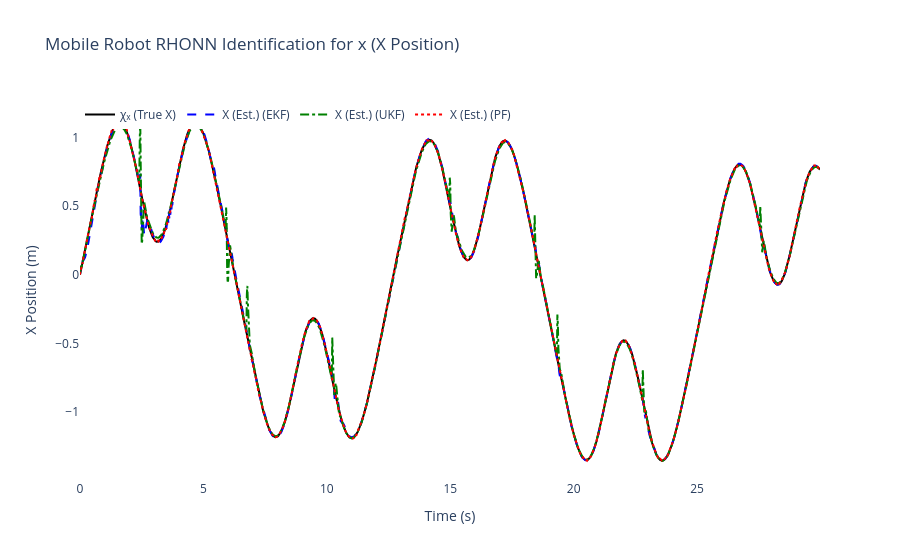
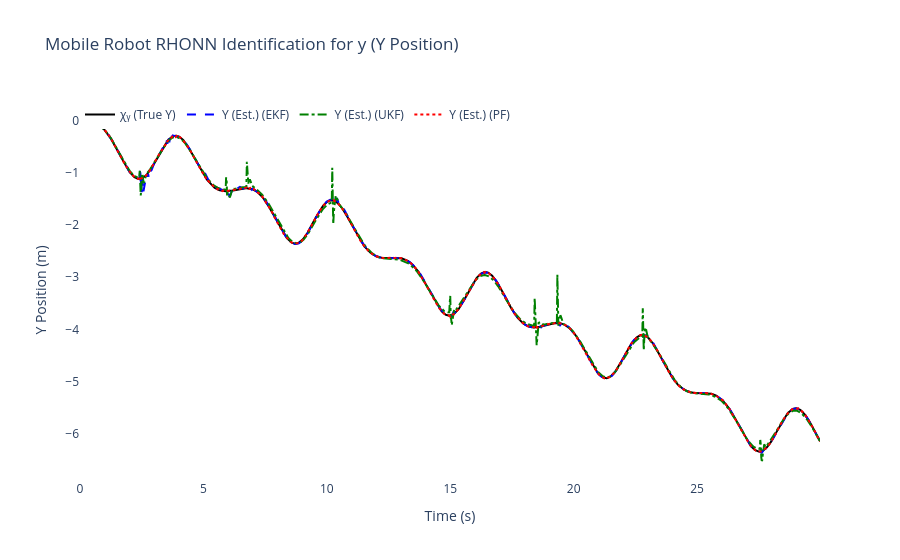
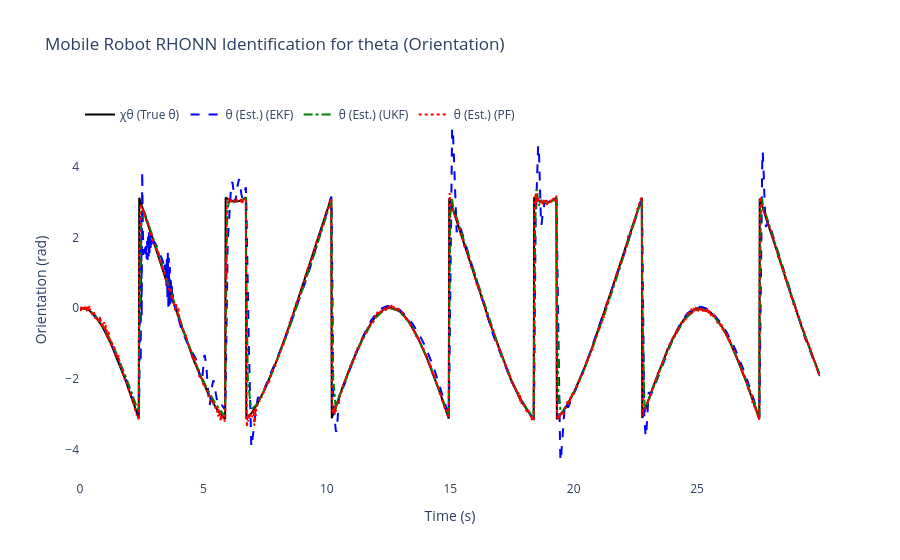
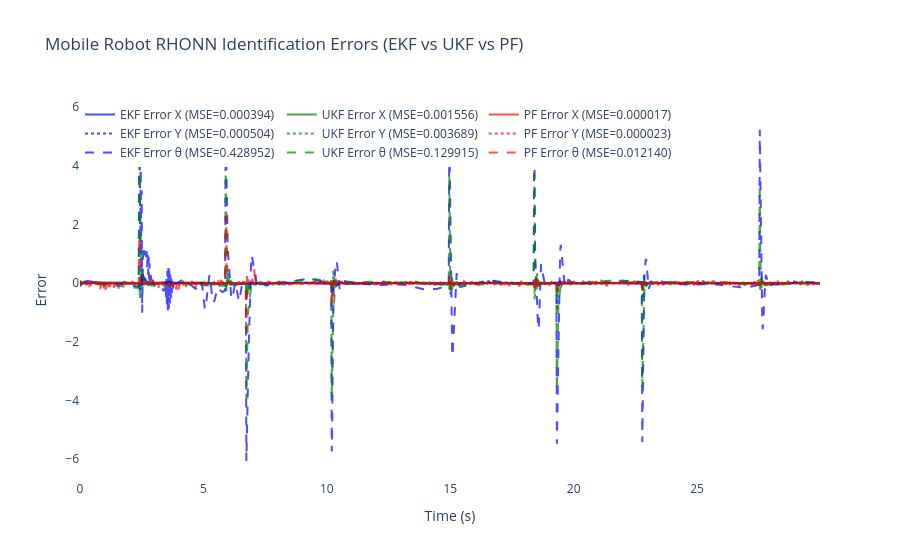

These figures' notebook cell, in order:
### Code cell
# ============================================================
    # 6) Results & plots for Differential Drive Mobile Robot
# ============================================================
mse_x_ekf = np.mean((x_true[:, 0] - x_hat_ekf[:, 0])**2)     # x position
mse_y_ekf = np.mean((x_true[:, 1] - x_hat_ekf[:, 1])**2)     # y position  
mse_theta_ekf = np.mean((x_true[:, 2] - x_hat_ekf[:, 2])**2) # orientation

mse_x_ukf = np.mean((x_true[:, 0] - x_hat_ukf[:, 0])**2)     # x position
mse_y_ukf = np.mean((x_true[:, 1] - x_hat_ukf[:, 1])**2)     # y position
mse_theta_ukf = np.mean((x_true[:, 2] - x_hat_ukf[:, 2])**2) # orientation

mse_x_pf = np.mean((x_true[:, 0] - x_hat_pf[:, 0])**2)       # x position
mse_y_pf = np.mean((x_true[:, 1] - x_hat_pf[:, 1])**2)       # y position  
mse_theta_pf = np.mean((x_true[:, 2] - x_hat_pf[:, 2])**2)   # orientation

print(f"\nFinal EKF-RHONN Weights:")
for i in range(3):
    state_names = ['x', 'y', 'theta']
    print(f"  Neuron {i+1} ({state_names[i]}): {ekf_trainer.weights[i]}")

print(f"\nFinal UKF-RHONN Weights:")
for i in range(3):
    state_names = ['x', 'y', 'theta']
    print(f"  Neuron {i+1} ({state_names[i]}): {ukf_trainer.weights[i]}")

print(f"\nFinal PF-RHONN Weight Estimates:")
pf_estimates = pf_trainer.get_estimate()
for i in range(3):
    state_names = ['x', 'y', 'theta']
    print(f"  Neuron {i+1} ({state_names[i]}): {pf_estimates[i]}")

print("\n--- Performance Comparison (MSE) for Differential Drive Mobile Robot ---")
print(f"EKF MSE x position:     {mse_x_ekf:.6f}")
print(f"EKF MSE y position:     {mse_y_ekf:.6f}")
print(f"EKF MSE theta (orient): {mse_theta_ekf:.6f}")
print(f"UKF MSE x position:     {mse_x_ukf:.6f}")
print(f"UKF MSE y position:     {mse_y_ukf:.6f}")
print(f"UKF MSE theta (orient): {mse_theta_ukf:.6f}")
print(f"PF  MSE x position:     {mse_x_pf:.6f}")
print(f"PF  MSE y position:     {mse_y_pf:.6f}")
print(f"PF  MSE theta (orient): {mse_theta_pf:.6f}")

states_info = [
    {'idx': 0, 'var': 'x', 'desc': 'X Position', 'y_label': 'X Position (m)',
     'chi': 'χₓ (True X)', 'x': 'X (Est.)'},
    {'idx': 1, 'var': 'y', 'desc': 'Y Position', 'y_label': 'Y Position (m)',
     'chi': 'χᵧ (True Y)', 'x': 'Y (Est.)'},
    {'idx': 2, 'var': 'theta', 'desc': 'Orientation', 'y_label': 'Orientation (rad)',
     'chi': 'χθ (True θ)', 'x': 'θ (Est.)'}
]

for state_info in states_info:
    i = state_info['idx']
    trace_plant = go.Scatter(x=t_history, y=x_true[:, i], mode='lines',
                            name=state_info['chi'], line=dict(color='black', width=2))
    trace_ekf = go.Scatter(x=t_history, y=x_hat_ekf[:, i], mode='lines',
                        name=f"{state_info['x']} (EKF)", line=dict(dash='dash', color='blue'))
    trace_ukf = go.Scatter(x=t_history, y=x_hat_ukf[:, i], mode='lines',
                        name=f"{state_info['x']} (UKF)", line=dict(dash='dashdot', color='green'))
    trace_pf = go.Scatter(x=t_history, y=x_hat_pf[:, i], mode='lines',
                        name=f"{state_info['x']} (PF)", line=dict(dash='dot', color='red'))

    fig = go.Figure([trace_plant, trace_ekf, trace_ukf, trace_pf])
    fig.update_layout(
        title=f'Mobile Robot RHONN Identification for {state_info["var"]} ({state_info["desc"]})',
        xaxis_title='Time (s)',
        yaxis_title=state_info['y_label'],
        legend=dict(x=0, y=1, orientation='h'),
        font=dict(size=12),
        plot_bgcolor='white',
        paper_bgcolor='white'
    )
    fig.show()

# Errors for all three states
error_x_ekf = x_true[:, 0] - x_hat_ekf[:, 0]
error_y_ekf = x_true[:, 1] - x_hat_ekf[:, 1]
error_theta_ekf = x_true[:, 2] - x_hat_ekf[:, 2]

error_x_ukf = x_true[:, 0] - x_hat_ukf[:, 0]
error_y_ukf = x_true[:, 1] - x_hat_ukf[:, 1]
error_theta_ukf = x_true[:, 2] - x_hat_ukf[:, 2]

error_x_pf = x_true[:, 0] - x_hat_pf[:, 0]
error_y_pf = x_true[:, 1] - x_hat_pf[:, 1]
error_theta_pf = x_true[:, 2] - x_hat_pf[:, 2]

fig2 = go.Figure()
fig2.add_trace(go.Scatter(x=t_history, y=error_x_ekf, mode='lines',
                        name=f'EKF Error X (MSE={mse_x_ekf:.6f})', opacity=0.7, line=dict(color='blue')))
fig2.add_trace(go.Scatter(x=t_history, y=error_x_ukf, mode='lines',
                        name=f'UKF Error X (MSE={mse_x_ukf:.6f})', opacity=0.7, line=dict(color='green')))
fig2.add_trace(go.Scatter(x=t_history, y=error_x_pf, mode='lines',
                        name=f'PF Error X (MSE={mse_x_pf:.6f})', opacity=0.7, line=dict(color='red')))
fig2.add_trace(go.Scatter(x=t_history, y=error_y_ekf, mode='lines',
                        name=f'EKF Error Y (MSE={mse_y_ekf:.6f})', opacity=0.7, line=dict(color='blue', dash='dot')))
fig2.add_trace(go.Scatter(x=t_history, y=error_y_ukf, mode='lines',
                        name=f'UKF Error Y (MSE={mse_y_ukf:.6f})', opacity=0.7, line=dict(color='green', dash='dot')))
fig2.add_trace(go.Scatter(x=t_history, y=error_y_pf, mode='lines',
                        name=f'PF Error Y (MSE={mse_y_pf:.6f})', opacity=0.7, line=dict(color='red', dash='dot')))
fig2.add_trace(go.Scatter(x=t_history, y=error_theta_ekf, mode='lines',
                        name=f'EKF Error θ (MSE={mse_theta_ekf:.6f})', opacity=0.7, line=dict(color='blue', dash='dash')))
fig2.add_trace(go.Scatter(x=t_history, y=error_theta_ukf, mode='lines',
                        name=f'UKF Error θ (MSE={mse_theta_ukf:.6f})', opacity=0.7, line=dict(color='green', dash='dash')))
fig2.add_trace(go.Scatter(x=t_history, y=error_theta_pf, mode='lines',
                        name=f'PF Error θ (MSE={mse_theta_pf:.6f})', opacity=0.7, line=dict(color='red', dash='dash')))
fig2.update_layout(
    title='Mobile Robot RHONN Identification Errors (EKF vs UKF vs PF)',
    xaxis_title='Time (s)',
    yaxis_title='Error',
    legend=dict(x=0, y=1, orientation='h'),
    font=dict(size=12),
    plot_bgcolor='white',
    paper_bgcolor='white'
)
fig2.show()

# 2D Trajectory plot (X-Y plane for mobile robot)
fig_trajectory = go.Figure()
fig_trajectory.add_trace(go.Scatter(x=x_true[:, 0], y=x_true[:, 1], mode='lines',
                              name='True Robot Trajectory',
                              line=dict(color='black', width=3)))
fig_trajectory.add_trace(go.Scatter(x=x_hat_ekf[:, 0], y=x_hat_ekf[:, 1], mode='lines',
                              name='EKF Estimation',
                              line=dict(color='blue', width=2, dash='dash')))
fig_trajectory.add_trace(go.Scatter(x=x_hat_ukf[:, 0], y=x_hat_ukf[:, 1], mode='lines',
                              name='UKF Estimation',
                              line=dict(color='green', width=2, dash='dashdot')))
fig_trajectory.add_trace(go.Scatter(x=x_hat_pf[:, 0], y=x_hat_pf[:, 1], mode='lines',
                              name='PF Estimation',
                              line=dict(color='red', width=2, dash='dot')))
# Add start and end markers
fig_trajectory.add_trace(go.Scatter(x=[x_true[0, 0]], y=[x_true[0, 1]], mode='markers',
                              name='Start', marker=dict(color='green', size=10, symbol='star')))
fig_trajectory.add_trace(go.Scatter(x=[x_true[-1, 0]], y=[x_true[-1, 1]], mode='markers',
                              name='End', marker=dict(color='red', size=10, symbol='square')))
fig_trajectory.update_layout(
    title='Mobile Robot Trajectory - 2D Path Comparison (EKF vs UKF vs PF)',
    xaxis_title='X Position (m)',
    yaxis_title='Y Position (m)',
    font=dict(size=12),
    plot_bgcolor='white',
    paper_bgcolor='white',
    showlegend=True
)
fig_trajectory.show()

# Determine which filter has the lowest total MSE (sum of x, y, theta)
mse_total_ekf = mse_x_ekf + mse_y_ekf + mse_theta_ekf
mse_total_ukf = mse_x_ukf + mse_y_ukf + mse_theta_ukf
mse_total_pf = mse_x_pf + mse_y_pf + mse_theta_pf

mse_totals = {'EKF': mse_total_ekf, 'UKF': mse_total_ukf, 'PF': mse_total_pf}
best_filter = min(mse_totals, key=mse_totals.get)

print(f"\nBest overall performance: {best_filter} (lowest total MSE: {mse_totals[best_filter]:.6f})")

### Figure 1 — Plotly figure (JSON) as saved in the notebook; plotly's stock layout.template omitted (floating-point values rounded to 4 significant figures; data arrays with more than 128 entries replaced by an {"elided": "..."} marker saying what was removed)
{"data": [{"line": {"color": "black", "width": 2}, "mode": "lines", "name": "χₓ (True X)", "type": "scatter", "x": {"elided": "1500 float values"}, "y": {"elided": "1500 float values"}}, {"line": {"color": "blue", "dash": "dash"}, "mode": "lines", "name": "X (Est.) (EKF)", "type": "scatter", "x": {"elided": "1500 float values"}, "y": {"elided": "1500 float values"}}, {"line": {"color": "green", "dash": "dashdot"}, "mode": "lines", "name": "X (Est.) (UKF)", "type": "scatter", "x": {"elided": "1500 float values"}, "y": {"elided": "1500 float values"}}, {"line": {"color": "red", "dash": "dot"}, "mode": "lines", "name": "X (Est.) (PF)", "type": "scatter", "x": {"elided": "1500 float values"}, "y": {"elided": "1500 float values"}}], "layout": {"font": {"size": 12}, "legend": {"orientation": "h", "x": 0, "y": 1}, "paper_bgcolor": "white", "plot_bgcolor": "white", "title": {"text": "Mobile Robot RHONN Identification for x (X Position)"}, "xaxis": {"title": {"text": "Time (s)"}}, "yaxis": {"title": {"text": "X Position (m)"}}}}

### Figure 2 — Plotly figure (JSON) as saved in the notebook; plotly's stock layout.template omitted (floating-point values rounded to 4 significant figures; data arrays with more than 128 entries replaced by an {"elided": "..."} marker saying what was removed)
{"data": [{"line": {"color": "black", "width": 2}, "mode": "lines", "name": "χᵧ (True Y)", "type": "scatter", "x": {"elided": "1500 float values"}, "y": {"elided": "1500 float values"}}, {"line": {"color": "blue", "dash": "dash"}, "mode": "lines", "name": "Y (Est.) (EKF)", "type": "scatter", "x": {"elided": "1500 float values"}, "y": {"elided": "1500 float values"}}, {"line": {"color": "green", "dash": "dashdot"}, "mode": "lines", "name": "Y (Est.) (UKF)", "type": "scatter", "x": {"elided": "1500 float values"}, "y": {"elided": "1500 float values"}}, {"line": {"color": "red", "dash": "dot"}, "mode": "lines", "name": "Y (Est.) (PF)", "type": "scatter", "x": {"elided": "1500 float values"}, "y": {"elided": "1500 float values"}}], "layout": {"font": {"size": 12}, "legend": {"orientation": "h", "x": 0, "y": 1}, "paper_bgcolor": "white", "plot_bgcolor": "white", "title": {"text": "Mobile Robot RHONN Identification for y (Y Position)"}, "xaxis": {"title": {"text": "Time (s)"}}, "yaxis": {"title": {"text": "Y Position (m)"}}}}

### Figure 3 — Plotly figure (JSON) as saved in the notebook; plotly's stock layout.template omitted (floating-point values rounded to 4 significant figures; data arrays with more than 128 entries replaced by an {"elided": "..."} marker saying what was removed)
{"data": [{"line": {"color": "black", "width": 2}, "mode": "lines", "name": "χθ (True θ)", "type": "scatter", "x": {"elided": "1500 float values"}, "y": {"elided": "1500 float values"}}, {"line": {"color": "blue", "dash": "dash"}, "mode": "lines", "name": "θ (Est.) (EKF)", "type": "scatter", "x": {"elided": "1500 float values"}, "y": {"elided": "1500 float values"}}, {"line": {"color": "green", "dash": "dashdot"}, "mode": "lines", "name": "θ (Est.) (UKF)", "type": "scatter", "x": {"elided": "1500 float values"}, "y": {"elided": "1500 float values"}}, {"line": {"color": "red", "dash": "dot"}, "mode": "lines", "name": "θ (Est.) (PF)", "type": "scatter", "x": {"elided": "1500 float values"}, "y": {"elided": "1500 float values"}}], "layout": {"font": {"size": 12}, "legend": {"orientation": "h", "x": 0, "y": 1}, "paper_bgcolor": "white", "plot_bgcolor": "white", "title": {"text": "Mobile Robot RHONN Identification for theta (Orientation)"}, "xaxis": {"title": {"text": "Time (s)"}}, "yaxis": {"title": {"text": "Orientation (rad)"}}}}

### Figure 4 — Plotly figure (JSON) as saved in the notebook; plotly's stock layout.template omitted (floating-point values rounded to 4 significant figures; data arrays with more than 128 entries replaced by an {"elided": "..."} marker saying what was removed)
{"data": [{"line": {"color": "blue"}, "mode": "lines", "name": "EKF Error X (MSE=0.000394)", "opacity": 0.7, "type": "scatter", "x": {"elided": "1500 float values"}, "y": {"elided": "1500 float values"}}, {"line": {"color": "green"}, "mode": "lines", "name": "UKF Error X (MSE=0.001556)", "opacity": 0.7, "type": "scatter", "x": {"elided": "1500 float values"}, "y": {"elided": "1500 float values"}}, {"line": {"color": "red"}, "mode": "lines", "name": "PF Error X (MSE=0.000017)", "opacity": 0.7, "type": "scatter", "x": {"elided": "1500 float values"}, "y": {"elided": "1500 float values"}}, {"line": {"color": "blue", "dash": "dot"}, "mode": "lines", "name": "EKF Error Y (MSE=0.000504)", "opacity": 0.7, "type": "scatter", "x": {"elided": "1500 float values"}, "y": {"elided": "1500 float values"}}, {"line": {"color": "green", "dash": "dot"}, "mode": "lines", "name": "UKF Error Y (MSE=0.003689)", "opacity": 0.7, "type": "scatter", "x": {"elided": "1500 float values"}, "y": {"elided": "1500 float values"}}, {"line": {"color": "red", "dash": "dot"}, "mode": "lines", "name": "PF Error Y (MSE=0.000023)", "opacity": 0.7, "type": "scatter", "x": {"elided": "1500 float values"}, "y": {"elided": "1500 float values"}}, {"line": {"color": "blue", "dash": "dash"}, "mode": "lines", "name": "EKF Error θ (MSE=0.428952)", "opacity": 0.7, "type": "scatter", "x": {"elided": "1500 float values"}, "y": {"elided": "1500 float values"}}, {"line": {"color": "green", "dash": "dash"}, "mode": "lines", "name": "UKF Error θ (MSE=0.129915)", "opacity": 0.7, "type": "scatter", "x": {"elided": "1500 float values"}, "y": {"elided": "1500 float values"}}, {"line": {"color": "red", "dash": "dash"}, "mode": "lines", "name": "PF Error θ (MSE=0.012140)", "opacity": 0.7, "type": "scatter", "x": {"elided": "1500 float values"}, "y": {"elided": "1500 float values"}}], "layout": {"font": {"size": 12}, "legend": {"orientation": "h", "x": 0, "y": 1}, "paper_bgcolor": "white", "plot_bgcolor": "white", "title": {"text": "Mobile Robot RHONN Identification Errors (EKF vs UKF vs PF)"}, "xaxis": {"title": {"text": "Time (s)"}}, "yaxis": {"title": {"text": "Error"}}}}
